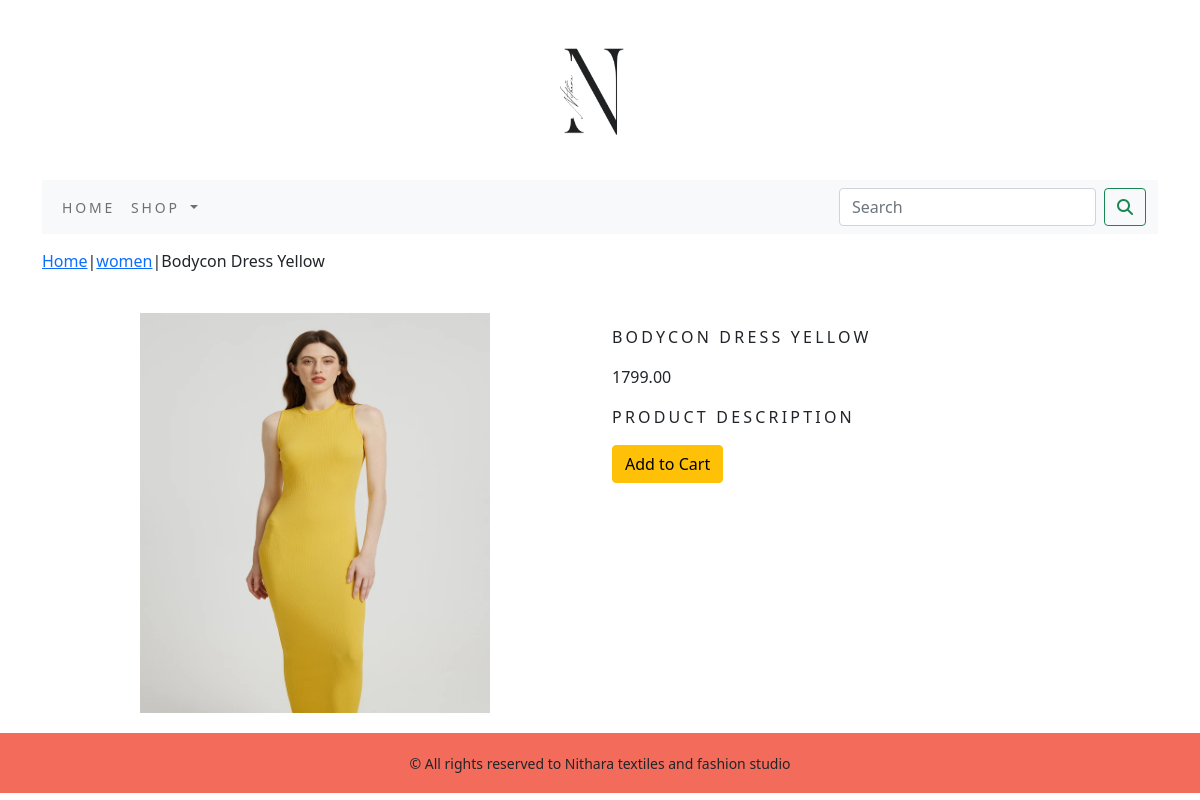
Screenshot of /shop/women/bodycon-dress-yellow/ with the database file from the repository.
### shop/models.py (models this page shows, shortened)
class Product(models.Model):
    name=models.CharField(unique=True,max_length=500)
    slug=models.SlugField(unique=True,max_length=500)
    description=models.TextField(blank=True)
    price=models.DecimalField(max_digits=10,decimal_places=2)
    category=models.ForeignKey(Category,on_delete=models.CASCADE)
    image=models.ImageField(upload_to='product',blank=True)
    stock=models.IntegerField()
    available=models.BooleanField(default=True)
    created=models.DateTimeField(auto_now_add=True)
    updated=models.DateTimeField(auto_now=True)
    class Meta:
        ordering=('name',)
        verbose_name='product'
        verbose_name_plural='products'

class Category(models.Model):
    name=models.CharField(unique=True,max_length=500)
    slug=models.SlugField(unique=True,max_length=500)
    description=models.TextField(blank=True)
    image=models.ImageField(upload_to='category',blank=True)
    class Meta:
        ordering=('name',)
        verbose_name='category'
        verbose_name_plural='categories'
    def get_url(self):
            return reverse('shop:product_by_category',args=[self.slug])
    def __str__(self):
            return '{}'.format(self.name)

### shop/views.py (the view)
# urls.py: path('<slug:cat_slug>/<slug:product_slug>/',views.product_details,name='product_details_by_category'),
def product_details(request,cat_slug,product_slug):
    try:
        product=Product.objects.get(category__slug=cat_slug,slug=product_slug)
    except Exception as e:
        raise e
    return render(request, 'product.html',{'product':product})

### cart/context_processors.py (called while the page is built)
def counter(request):
    item_count=0
    if 'admin' in request.path:
        return {}
    else:
        try:
            cart=Cart.objects.filter(cart_id=_cart_id(request))
            cart_items=Cart_Item.objects.all().filter(cart=cart[:1])
            for cart_item in cart_items:
                item_count+=cart_item.quantity
        except Cart.DoesNotExist:
            item_count=0
    return dict(item_count=item_count)

### cart/views.py (called while the page is built)
def _cart_id(request):
    cart=request.session.session_key
    if not cart:
        cart = request.session.create()
    return cart

### shop/context_processors.py (called while the page is built)
def menu_links(request):
    links=Category.objects.all()
    return dict(links=links)

### templates/product.html (shortened to what this page needs)
{% extends "base.html" %}
{% load static %}
{% block content %}
<div class="row my_product_row_class">
    <div class="mx_auto">
        <p><a href="{% url 'shop:AllProducts' %}">Home</a>|<a href="{{product.category.get_url}}">{{product.category}}</a>|{{product.name}}</p>
    </div>
    <div class="container">
        <br>
        <div class="row">
            <div class="col-12 col-sm-12 col-md-12 col-lg-6 text-center">
                <div style="min-width: 18rem;">
                    <img class="my_product_image" src="{{product.image.url}}" alt="{{product.name}}" />
                </div>
            </div>
        <div class="col-12 col-sm-12 col-md-12 col-lg-6">
            <div>
                <h1 class="my_product_title">{{product.name}}</h1>
                <p>{{product.price}}</p>
                <p class="my_title">Product Description</p>
                {% if product.stock <= 0 %}
                <p class="text-justify my_product_text"><b>Out Of Stock</b></p>
                {% else %}
                <a class="btn btn-warning" href="{% url 'cart:add_cart' product.id %}">Add to Cart</a>
                {% endif %}
            </div>
         </div>
      </div>
   </div>
</div>
{% endblock %}

### static/css/custom.css (style rules this page uses)
.my_title { font-size: 16px; text-transform: uppercase; letter-spacing: .2em; }
.my_product_row_class { padding-top: 15px; padding-bottom: 20px; }
.my_product_image { width:350px; height:400px; }
.my_product_title { font-size: 16px; text-transform: uppercase; letter-spacing: .2em; padding-top: 15px; padding-bottom: 10px; }

### rows the page displays
Product: category "women", name "Bodycon Dress Yellow", image (picture), name "BODYCON DRESS YELLOW", price "1799.00"
